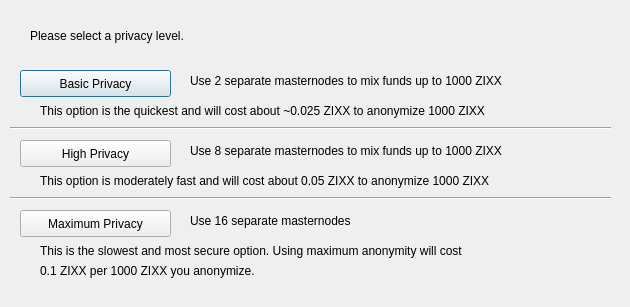
<?xml version="1.0" encoding="UTF-8"?>
<ui version="4.0">
 <class>DarksendConfig</class>
 <widget class="QDialog" name="DarksendConfig">
  <property name="geometry">
   <rect>
    <x>0</x>
    <y>0</y>
    <width>630</width>
    <height>307</height>
   </rect>
  </property>
  <property name="windowTitle">
   <string>Configure PrivateSend</string>
  </property>
  <widget class="QPushButton" name="buttonBasic">
   <property name="geometry">
    <rect>
     <x>20</x>
     <y>70</y>
     <width>151</width>
     <height>27</height>
    </rect>
   </property>
   <property name="text">
    <string>Basic Privacy</string>
   </property>
  </widget>
  <widget class="QPushButton" name="buttonHigh">
   <property name="geometry">
    <rect>
     <x>20</x>
     <y>140</y>
     <width>151</width>
     <height>27</height>
    </rect>
   </property>
   <property name="text">
    <string>High Privacy</string>
   </property>
  </widget>
  <widget class="QPushButton" name="buttonMax">
   <property name="geometry">
    <rect>
     <x>20</x>
     <y>210</y>
     <width>151</width>
     <height>27</height>
    </rect>
   </property>
   <property name="text">
    <string>Maximum Privacy</string>
   </property>
  </widget>
  <widget class="QLabel" name="label">
   <property name="geometry">
    <rect>
     <x>30</x>
     <y>20</y>
     <width>571</width>
     <height>31</height>
    </rect>
   </property>
   <property name="text">
    <string>Please select a privacy level.</string>
   </property>
  </widget>
  <widget class="QLabel" name="label_2">
   <property name="geometry">
    <rect>
     <x>190</x>
     <y>70</y>
     <width>421</width>
     <height>21</height>
    </rect>
   </property>
   <property name="text">
    <string>Use 2 separate masternodes to mix funds up to 1000 ZIXX</string>
   </property>
  </widget>
  <widget class="QLabel" name="label_3">
   <property name="geometry">
    <rect>
     <x>190</x>
     <y>140</y>
     <width>411</width>
     <height>21</height>
    </rect>
   </property>
   <property name="text">
    <string>Use 8 separate masternodes to mix funds up to 1000 ZIXX</string>
   </property>
  </widget>
  <widget class="QLabel" name="label_4">
   <property name="geometry">
    <rect>
     <x>190</x>
     <y>210</y>
     <width>421</width>
     <height>21</height>
    </rect>
   </property>
   <property name="text">
    <string>Use 16 separate masternodes</string>
   </property>
  </widget>
  <widget class="QLabel" name="label_6">
   <property name="geometry">
    <rect>
     <x>40</x>
     <y>100</y>
     <width>561</width>
     <height>21</height>
    </rect>
   </property>
   <property name="text">
    <string>This option is the quickest and will cost about ~0.025 ZIXX to anonymize 1000 ZIXX</string>
   </property>
  </widget>
  <widget class="QLabel" name="label_7">
   <property name="geometry">
    <rect>
     <x>40</x>
     <y>170</y>
     <width>561</width>
     <height>21</height>
    </rect>
   </property>
   <property name="text">
    <string>This option is moderately fast and will cost about 0.05 ZIXX to anonymize 1000 ZIXX</string>
   </property>
  </widget>
  <widget class="QLabel" name="label_8">
   <property name="geometry">
    <rect>
     <x>40</x>
     <y>240</y>
     <width>561</width>
     <height>21</height>
    </rect>
   </property>
   <property name="text">
    <string>This is the slowest and most secure option. Using maximum anonymity will cost</string>
   </property>
  </widget>
  <widget class="QLabel" name="label_9">
   <property name="geometry">
    <rect>
     <x>40</x>
     <y>260</y>
     <width>561</width>
     <height>21</height>
    </rect>
   </property>
   <property name="text">
    <string>0.1 ZIXX per 1000 ZIXX you anonymize.</string>
   </property>
  </widget>
  <widget class="Line" name="line">
   <property name="geometry">
    <rect>
     <x>10</x>
     <y>120</y>
     <width>601</width>
     <height>16</height>
    </rect>
   </property>
   <property name="orientation">
    <enum>Qt::Horizontal</enum>
   </property>
  </widget>
  <widget class="Line" name="line_2">
   <property name="geometry">
    <rect>
     <x>10</x>
     <y>190</y>
     <width>601</width>
     <height>16</height>
    </rect>
   </property>
   <property name="orientation">
    <enum>Qt::Horizontal</enum>
   </property>
  </widget>
 </widget>
 <resources/>
 <connections/>
</ui>
